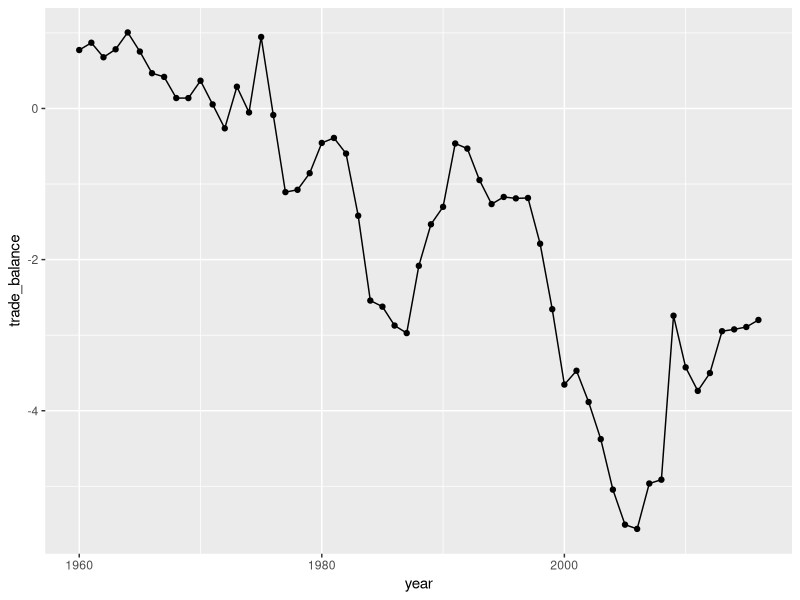
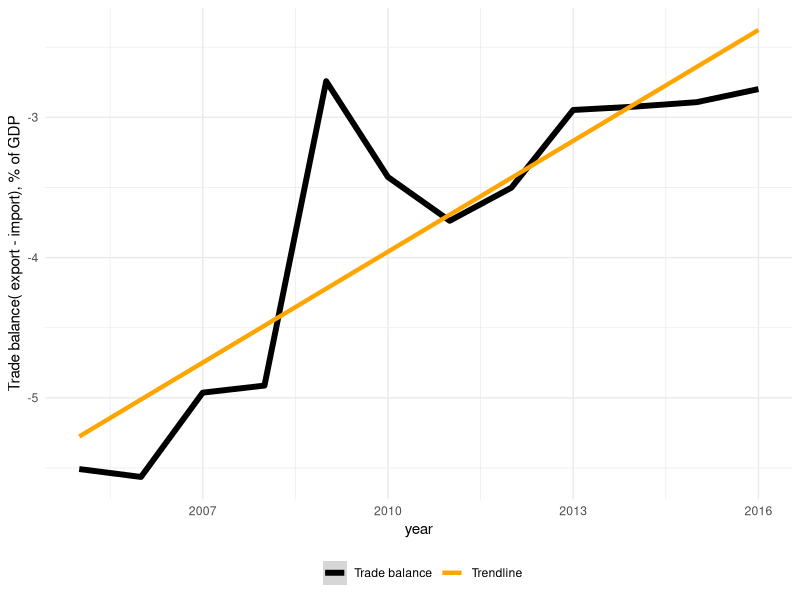

The R source for these figures, in order:
library(readr)
library(tidyr)
library(dplyr)
library(tibble)
library(ggplot2)


#uploading data from World Bank
import <- read_csv("week_2/data/import.csv", skip = 4)[,1:61]
export <- read_csv("week_2/data/export.csv", skip = 4)[,1:61]

# cleaning and getting import data on the USA
import_usa <- import %>%
  gather(5:61, key = "year", value = "import") %>%
  select(1,3,5,6) %>%
  filter(`Country Name` == "United States") 


# cleaning and getting export data on the USA
export_usa <- export %>%
  gather(5:61, key = "year", value = "export") %>%
  select(1,3,5,6) %>%
  filter(`Country Name` == "United States") 

#joining data to derive trade balance

balance_usa <- export_usa %>%
  inner_join(import_usa[,3:4], by = c("year"))  %>%
  transmute(year = as.numeric(year), trade_balance = (export - import)) 

balance_usa_since_2005 <- balance_usa %>%
  filter(year >= 2005)

balance_usa %>%
  ggplot(aes(x = year, y = trade_balance))+
  geom_point(stat = "summary", fun.y = mean) +
  stat_summary(fun.y = mean, geom = "line")



balance_usa_since_2005 %>%
  ggplot(aes(x = year, y = trade_balance))+
  geom_smooth(aes(color = "Trade balance"),stat = "summary", fun.y = mean, size = 2) +
  geom_smooth(aes(color = "Trendline"),method = "lm", se = FALSE, size = 1.5) +
  labs(y = "Trade balance( export - import), % of GDP") +
  scale_color_manual(values=c("black", "orange"), name = "") +
  theme_minimal() +
  theme(legend.position = "bottom") 
